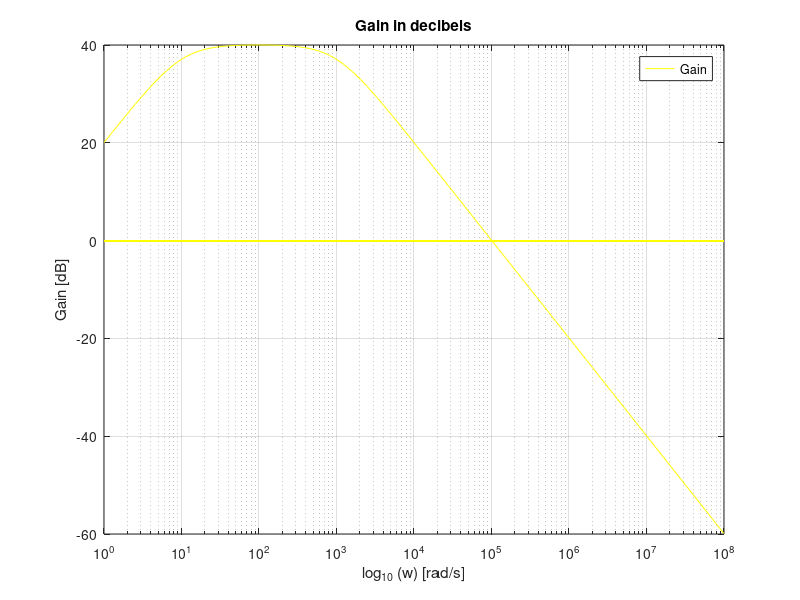
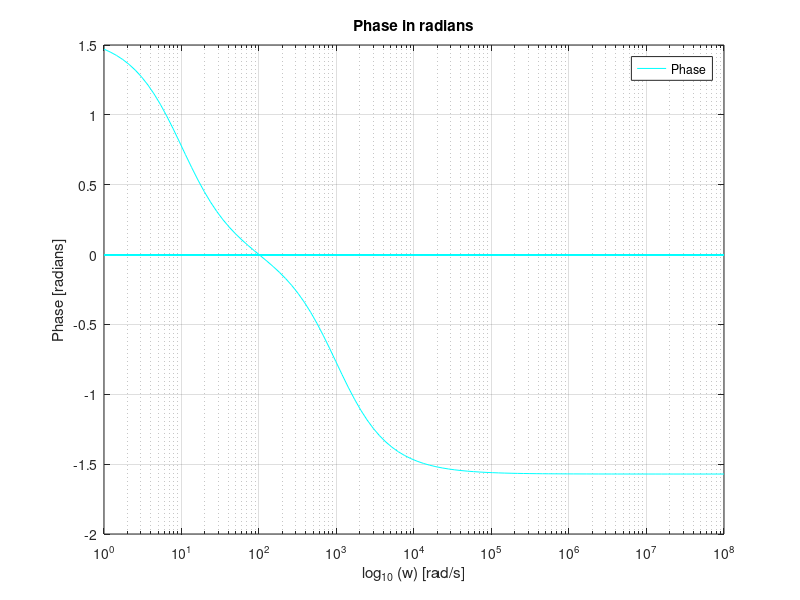
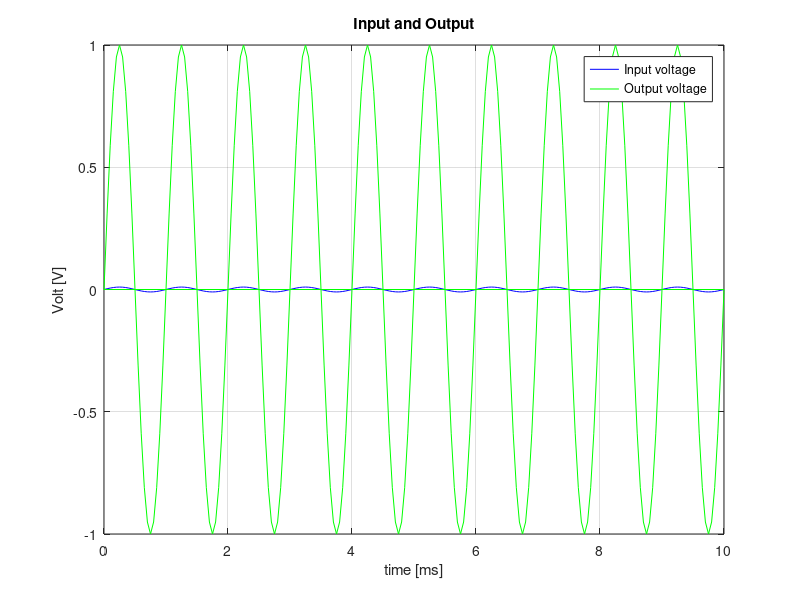

The MATLAB source for these figures, in order:
%Gain Stage

Vcc=5.0;
Vee=-5.0;
%Vin = 10e-3*sin(2*pi*1e3*t);
R1=1e3;
R2=100e3;

%Low Frequency Cut

Rlcut=100e3;
Clcut=1e-6;

%High Frequency Cut

Rhcut=1e3;
Chcut=1e-6;


retval = 0;

function retval = transf (s)
	Rlcut=100e3;
	Clcut=1e-6;
	Rhcut=1e3;
	Chcut=1e-6;
	R1=1e3;
	R2=100e3;
  retval = ((Rlcut*Clcut*s)/(1+Rlcut*Clcut*s))*(1+(R2)/(R1))*((1)/(1+Rhcut*Chcut*s));
  return;
endfunction

w = [];
f = [];
Af = zeros(100);
PHf = zeros(100);
i = 1;
w=logspace(0, 8, 100);
j=sqrt(-1);


%The Gain of the Gain Stage

omega_L = (1)/(Rlcut*Clcut);

omega_H = (1)/(Rhcut*Chcut);

omega_0 = sqrt(omega_L*omega_H);



%Imput Impedance and Output Impedance for omega = omega_0

fileoutp = fopen("outputstg.tex" , "w");

fprintf(fileoutp , "The Gain of the Gain Stage & %f \\\\ \\hline \n" , (1+(R2)/(R1)));
fprintf(fileoutp , "$\\omega_L$ [rad/s] & %f \\\\ \\hline \n" , omega_L);
fprintf(fileoutp , "$\\omega_H$ [rad/s] & %f \\\\ \\hline \n" , omega_H);
fprintf(fileoutp , "$\\omega_0$ [rad/s] & %f \\\\ \\hline \n" , omega_0);
fprintf(fileoutp , "Gain ($\\omega_0$) [dB] & %f \\\\ \\hline \n" , 20*log10 (abs(transf (omega_0*j))));
fprintf(fileoutp , "Gain ($2000\\pi$) [dB] & %f \\\\ \\hline \n" , 20*log10 (abs(transf (2000*pi()*j))));
fprintf(fileoutp , "Imput Impedance $Z_{in}$ [Ohm] & %f \\\\ \\hline \n" , (1)/(j*omega_0*Clcut)+Rlcut);
fprintf(fileoutp , "Output Impedance $Z_{out}$ [Ohm] & %f \\\\ \\hline \n" , (1)/(j*omega_0*Chcut+(1)/(Rhcut)));
fclose (fileoutp);

while (i <= 100)
	Af(i) = 20*log10 (abs(transf (w(i)*j)));
	PHf(i) = arg (transf (w(i)*j));
	i++;
endwhile;

gain = figure();
semilogx(w , Af , "y");
title("Gain in decibels");
legend("Gain");
grid on;
xlabel ("log_{10} (w) [rad/s]");
ylabel ("Gain [dB]");
print (gain, "gain.eps", "-depsc");

phase = figure();
semilogx(w , PHf , "c");
title("Phase in radians");
legend("Phase");
grid on;
xlabel ("log_{10} (w) [rad/s]");
ylabel ("Phase [radians]");
print (phase, "phase.eps", "-depsc");

t=0:0.05:10;
vin = zeros(length(t));
vout = zeros(length(t));
Gain_0 = abs(transf (omega_0*j));
i=1;

while (i < length(t))
	vin(i) = 10e-3*sin(2*pi*1e3*t(i)*10^-3);
	vout(i) = Gain_0*vin(i);
	i++;
endwhile;

inoutput = figure();
p1 = plot(t , vin , "b");
hold;
p2 = plot(t , vout , "g");
title("Input and Output");
h = [p1(1); p2(1)];
legend(h , "Input voltage" , "Output voltage");
grid on;
xlabel ("time [ms]");
ylabel ("Volt [V]");
print (inoutput, "inoutput.eps", "-depsc");
